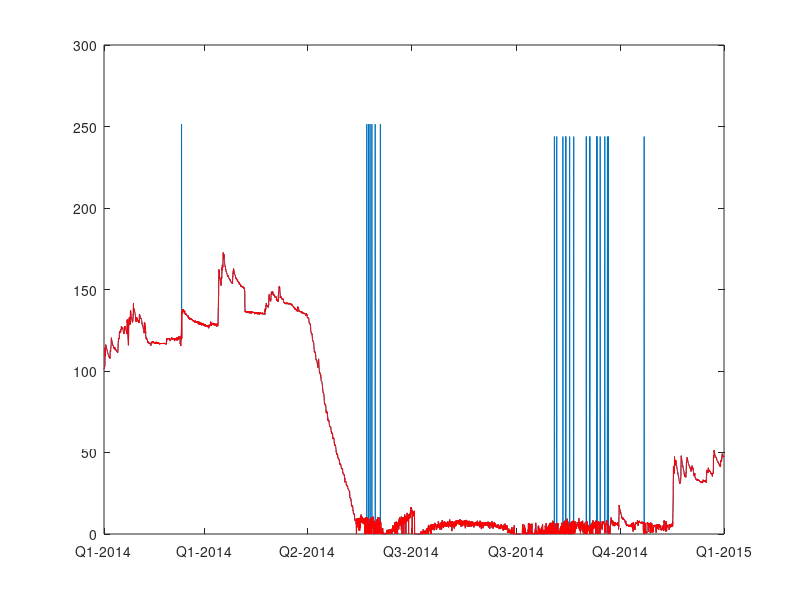

Recreate this plot in MATLAB. (Note: this script raises an error after producing the figure.)
% Sample script for MATLAB workshop
% 27 January 2016
% William Armstrong

clear all % clear all data in the workspace
close all % close all figure windows

%% Data entry
% Manual data entry
x = [0:10:100]; % creates a vector from 0 to 100, with each datapoint 10 greater than the previous
y1 = [10 2 9 100 3 0 19 28 90 50]; % manually enter values, separate each new value with a space or comma (or semicolon)
y2 = x*2; % multiply the vector x by 2
y3 = x.^2; % raise each entry in x to the power 2
y4 = y3 - y2; % create a new vector by a mathematical operation involving two other vectors

% Reading in simple delimited text files
tempData = dlmread('gglaTempData.csv',',',2,1); % read delimited (dlm) text file named 'gglaTempData.csv' using commas as a delimiter and beginning in the 2nd row, 1st column (to skip the header)

% Reading in delimited text files with numeric and string data
fid = fopen('gglaDataAll.csv'); % open the file and create a file id number
moreTempData = textscan(fid,'%s %s %f %f %f %f %f %f %f %f','HeaderLines',6,'delimiter',','); % read in the data, the %f corresponds to float-type numeric data. %s corresponds to string (text data)
fclose(fid)

% Rename fields from 'moreTempData' for ease of use later
dateString = moreTempData{2}; % date of observation as a string
dateNumber = moreTempData{4}; % date of observation as a matlab datenumber
daysSince = moreTempData{5}; % days since start of the record
temp2 = moreTempData{6}; % air temperature
relh = moreTempData{7}; % relative humidity

% Read in data from .mat file
load tempAndSnow.mat % read data in from mat file named tempAndSnow.mat

%% Processing data

% Make a quick plot to get a feel for data quality
figure(1)
clf
plot(date,snow)
hold on
datetick()

% Remove values greater than a threshold
dataThreshold = 175; % establish threshold
snowClean = snow; % make a new copy of the  original variable to work on
snowClean(snow>dataThreshold) = NaN; % make all values of snow greater than the threshold = no data

plot(date,snowClean,'r') % plot again to see what your cleaned data looks like
%%
% smoothing data
snowSmooth = smooth(date,snowClean,100,'rloess'); % smooth cleaned snow depths using 100 points (50 points on either side) and robust locally weighted smoothing
figure(1)
plot(date,snowSmooth,'k','linewidth',2) % plot the line

%% Plotting

% Plot meteorological data
figure(2) % create a new figure
clf % clear figure
orient landscape % make the plot with a landscape aspect ratio (wider than tall). The opposite of this is 'portrait'
subplot(2,1,1) % create a subplot. There will be 2 rows of figures, 1 column, and we are highlighting the first plot
plot(daysSince,temp2,'linewidth',2,'color','r','linestyle','-','marker','o') % plot temperature as a function of days since the start of the record. Plot a red solid line of width 2, using circles as data markers
text(1,12,'Station = GGLA2','fontsize',16) % annotate the plot at (x,y) = (1,12) with text and set the fontsize

subplot(2,1,2) % create a subplot. There will be 2 rows of figures, 1 column, and we are highlighting the second plot
plot(daysSince,relh,'linewidth',2,'color','b','linestyle','--','marker','None') % plot relative humidity as a function of days since the start of the record. Plot a blue dashed line of width 2, using no data markers

subplot(2,1,1) % highlight the first subplot
ylabel('Air temperature [^{\circ}C]','fontsize',16) % label the y-axis and set the fontsize
xlabel('Days since start of record [d]','fontsize',16) % label the x-axis and set the fontsize
axis([0 60 -20 15]) % set the axis limits. The first two values are the min/max of the x-axis. The second two values are the min/max for the y-axis
title('Air temperature and relative humidity record, beginning April 01, 2014','fontsize',20) % add a title to the plot and set the fontsize
grid on % turn grid lines on

subplot(2,1,2) % highlight the second subplot
ylabel('Relative humidity [%]','fontsize',16) % label the y-axis and set the fontsize
xlabel('Days since start of record [d]','fontsize',16) % label the x-axis and set the fontsize
axis([0 60 0 105]) % set the axis limits. The first two values are the min/max of the x-axis. The second two values are the min/max for the y-axis
grid on % turn grid lines on


%% imagesc() for plotting 3d data
load glacierVelocityData.mat % load data

figure(3) % create new figure
clf % clear figure
orient landscape % make the plot with a landscape aspect ratio (wider than tall). The opposite of this is 'portrait'
h = imagesc(y,z,U);  % create a plot with the handle 'h' (this allows editing later), and plot U as a function of y and z
hold on
caxis([0,0.25]) % set the limits of the colorscale -- 0 at the bottom, 0.25 at the top
v = 0:0.04:0.30; % create vector marking the values at which you want contours drawn
[c i] = contour(y,z,U,v); % draw contours, c and i are handles for future editing
clabel(c,i,v,'LabelSpacing',100) % label the contour lines and space labels out (I don't actually know what the 100 does, I just iteratively modify until it looks good).
set(i,'color',[1 1 1],'linewidth',2) % make the contours white and draw the lines with width 2 ([1,1,1] is the rgb value for white -- like in a rainbow, white actually has all the colors in it).
set(gca,'YDir','normal','fontsize',14) % 'gca' stands for 'get current axis'. This says, "get the current axis and make the y-axis direction normal (increasing upwards), and make the tick labels fontsize 14
set(h,'AlphaData',~isnan(U)) % where there is no velocity data, make the plot transparent (it defaults to the color of the zero value otherwise).
f = colorbar(); % draw a colorbar to show what the colors correspond to
set(get(f,'YLabel'),'string','Velocity [m d^{-1}]','fontsize',16) % give the colorbar a label and set its fontsize
xlabel('Cross-glacier distance [m]','fontsize',18) % label the x-axis and set the fontsize
ylabel('Elevation [m]','fontsize',18) % label the y-axis and set the fontsize
title('Cross-glacier transect of glacier velocity','fontsize',20) % add a title to the plot and set the fontsize





